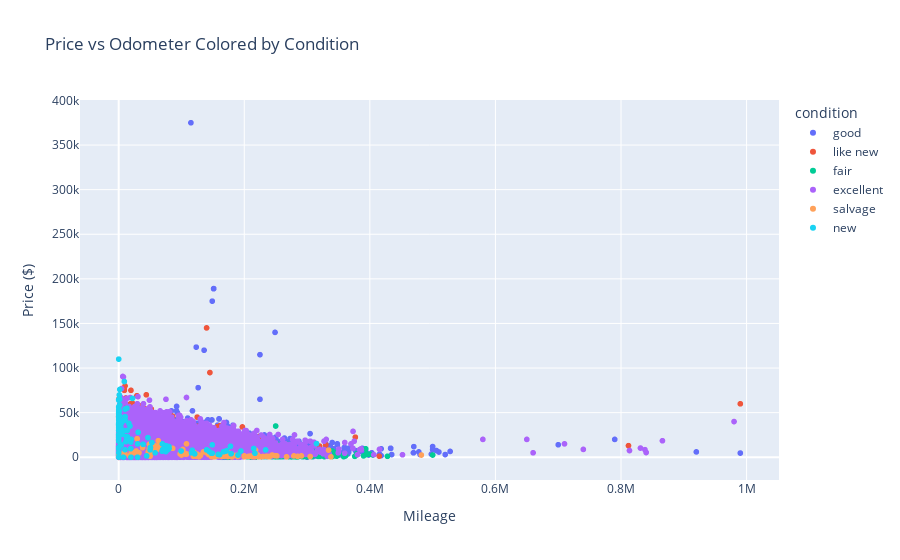

Notebook code cell kept with this figure:
### Code cell
px.scatter(df, x='odometer', y='price', color='condition',
           title='Price vs Odometer Colored by Condition',
           labels={'odometer': 'Mileage', 'price': 'Price ($)'})

### Figure 1 — Plotly figure (JSON) as saved in the notebook; plotly's stock layout.template omitted (floating-point values rounded to 4 significant figures; data arrays with more than 128 entries replaced by an {"elided": "..."} marker saying what was removed)
{"data": [{"hovertemplate": "condition=good<br>Mileage=%{x}<br>Price ($)=%{y}<extra></extra>", "legendgroup": "good", "marker": {"color": "#636efa", "symbol": "circle"}, "mode": "markers", "name": "good", "showlegend": true, "type": "scattergl", "x": {"elided": "20145 float values"}, "xaxis": "x", "y": {"elided": "20145 int values"}, "yaxis": "y"}, {"hovertemplate": "condition=like new<br>Mileage=%{x}<br>Price ($)=%{y}<extra></extra>", "legendgroup": "like new", "marker": {"color": "#EF553B", "symbol": "circle"}, "mode": "markers", "name": "like new", "showlegend": true, "type": "scattergl", "x": {"elided": "4742 float values"}, "xaxis": "x", "y": {"elided": "4742 int values"}, "yaxis": "y"}, {"hovertemplate": "condition=fair<br>Mileage=%{x}<br>Price ($)=%{y}<extra></extra>", "legendgroup": "fair", "marker": {"color": "#00cc96", "symbol": "circle"}, "mode": "markers", "name": "fair", "showlegend": true, "type": "scattergl", "x": {"elided": "1607 float values"}, "xaxis": "x", "y": {"elided": "1607 int values"}, "yaxis": "y"}, {"hovertemplate": "condition=excellent<br>Mileage=%{x}<br>Price ($)=%{y}<extra></extra>", "legendgroup": "excellent", "marker": {"color": "#ab63fa", "symbol": "circle"}, "mode": "markers", "name": "excellent", "showlegend": true, "type": "scattergl", "x": {"elided": "24773 float values"}, "xaxis": "x", "y": {"elided": "24773 int values"}, "yaxis": "y"}, {"hovertemplate": "condition=salvage<br>Mileage=%{x}<br>Price ($)=%{y}<extra></extra>", "legendgroup": "salvage", "marker": {"color": "#FFA15A", "symbol": "circle"}, "mode": "markers", "name": "salvage", "showlegend": true, "type": "scattergl", "x": [216300.0, 285000.0, 120000.0, 164200.0, 229700.0, 175000.0, 334200.0, 482000.0, 249000.0, 154100.0, 251900.0, 219700.0, 218000.0, 128000.0, 221200.0, 64050.0, NaN, NaN, 108000.0, 142000.0, 57500.0, 0.0, 63000.0, 38000.0, 116600.0, 0.0, NaN, 9621.0, 97800.0, NaN, 150000.0, 17080.0, 48500.0, 130200.0, 200000.0, 8900.0, NaN, 174000.0, 63400.0, 305000.0, 108000.0, 167000.0, 279000.0, NaN, 240500.0, 38000.0, 86000.0, 210000.0, 50000.0, 108000.0, 221000.0, 29330.0, 60920.0, NaN, 53890.0, 143300.0, 189000.0, NaN, 163000.0, 244400.0, 189400.0, 180000.0, NaN, 119000.0, 9621.0, 180800.0, 105000.0, 235300.0, 125000.0, 24500.0, 29330.0, 60920.0, 102200.0, NaN, 140200.0, NaN, 49680.0, 146000.0, 135000.0, 100000.0, 200000.0, 47000.0, 148000.0, NaN, 190000.0, 153000.0, 149000.0, 168000.0, 163.0, 201000.0, 28000.0, 124000.0, 291000.0, NaN, 102600.0, 338000.0, NaN, 212500.0, NaN, 32320.0, NaN, 180000.0, 54000.0, 158700.0, 100.0, 49000.0, 267400.0, 173000.0, 207000.0, 238200.0, 225000.0, 106300.0, 20000.0, NaN, 181500.0], "xaxis": "x", "y": [600, 1000, 5500, 999, 850, 5000, 8000, 2500, 1800, 1000, 1500, 1800, 8000, 580, 2700, 11000, 800, 800, 3800, 4100, 12900, 400, 18500, 13500, 5500, 900, 850, 4500, 3750, 22000, 800, 1700, 9450, 2000, 1500, 5000, 4000, 800, 13000, 800, 15000, 2950, 1500, 3500, 800, 10700, 9975, 1400, 1200, 3500, 800, 20750, 8750, 13200, 6750, 2950, 2495, 2400, 2700, 2500, 800, 1200, 1200, 1000, 4500, 500, 4700, 1000, 3500, 5200, 20750, 8750, 8725, 750, 5000, 1700, 3000, 3000, 6000, 2500, 700, 5990, 500, 2500, 2250, 650, 700, 1000, 1900, 600, 7000, 1000, 1500, 7000, 4800, 500, 2000, 700, 3000, 5000, 7000, 450, 9900, 1500, 5000, 14500, 500, 1500, 1000, 850, 500, 3500, 5000, 2900, 2700], "yaxis": "y"}, {"hovertemplate": "condition=new<br>Mileage=%{x}<br>Price ($)=%{y}<extra></extra>", "legendgroup": "new", "marker": {"color": "#19d3f3", "symbol": "circle"}, "mode": "markers", "name": "new", "showlegend": true, "type": "scattergl", "x": {"elided": "143 float values"}, "xaxis": "x", "y": {"elided": "143 int values"}, "yaxis": "y"}], "layout": {"legend": {"title": {"text": "condition"}, "tracegroupgap": 0}, "title": {"text": "Price vs Odometer Colored by Condition"}, "xaxis": {"anchor": "y", "domain": [0, 1], "title": {"text": "Mileage"}}, "yaxis": {"anchor": "x", "domain": [0, 1], "title": {"text": "Price ($)"}}}}
